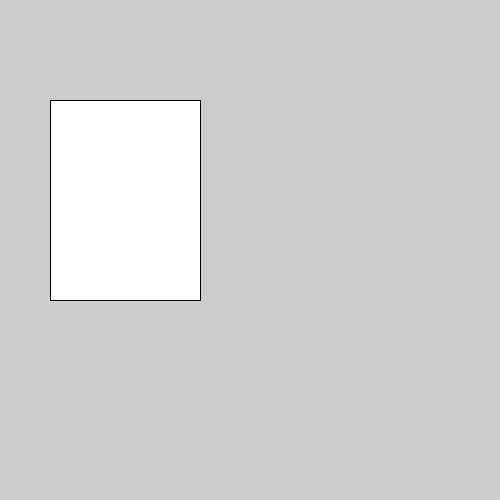
Frame 1 (no input)
Frame 60 (the mouse pressed at the canvas centre just before this capture): identical to frame 1, image omitted
Frame 120 (the mouse held since frame 60 and released just before this capture): identical to frame 1, image omitted

The Processing sketch that drew this single still picture (run headless with seeded random() and noise(); from frame 60 on, the mouse is pressed at the canvas centre):

// Processing sketch: S01_ESTATICO
// ── S01_ESTATICO.pde
void setup() {
  size(500, 500);
}
void draw() {
  rect(50, 100, 150, 200);
  // rect( x, y, largura, altura);
}
